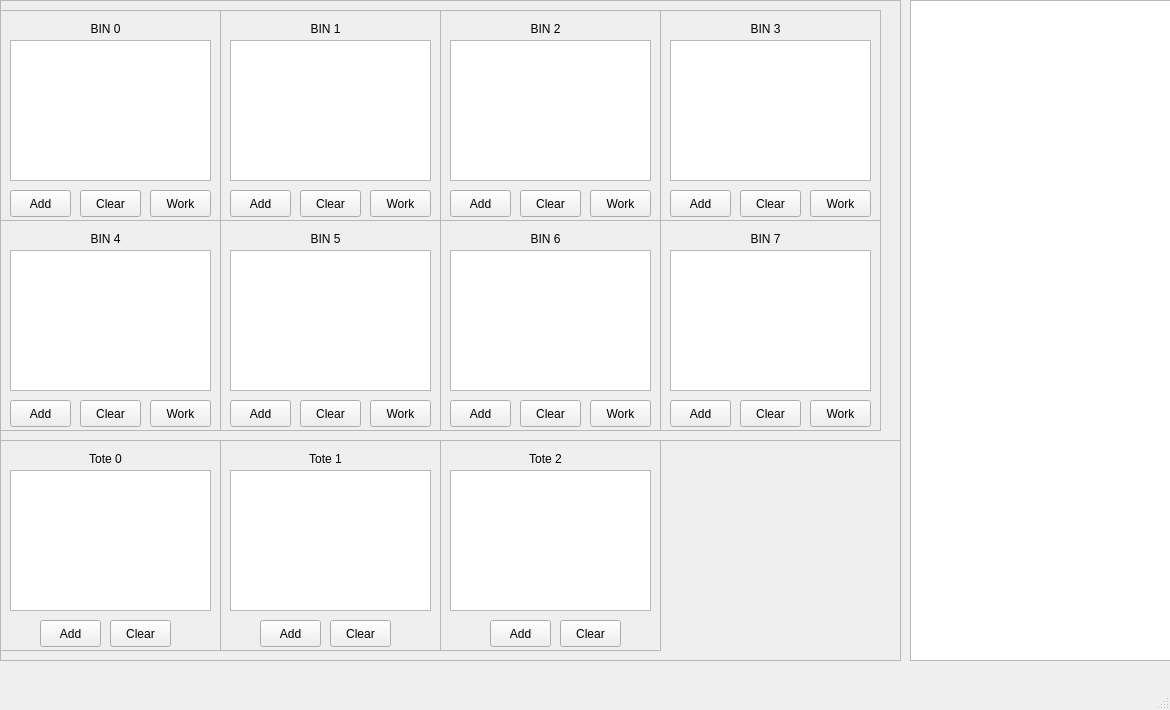
<?xml version="1.0" encoding="UTF-8"?>
<ui version="4.0">
 <class>MainWindow</class>
 <widget class="QMainWindow" name="MainWindow">
  <property name="geometry">
   <rect>
    <x>0</x>
    <y>0</y>
    <width>1170</width>
    <height>710</height>
   </rect>
  </property>
  <property name="windowTitle">
   <string>MainWindow</string>
  </property>
  <widget class="QWidget" name="centralWidget">
   <widget class="QListWidget" name="candidateList">
    <property name="geometry">
     <rect>
      <x>910</x>
      <y>0</y>
      <width>261</width>
      <height>661</height>
     </rect>
    </property>
    <property name="selectionMode">
     <enum>QAbstractItemView::ExtendedSelection</enum>
    </property>
   </widget>
   <widget class="QFrame" name="frame">
    <property name="geometry">
     <rect>
      <x>0</x>
      <y>0</y>
      <width>901</width>
      <height>441</height>
     </rect>
    </property>
    <property name="frameShape">
     <enum>QFrame::StyledPanel</enum>
    </property>
    <property name="frameShadow">
     <enum>QFrame::Raised</enum>
    </property>
    <widget class="QFrame" name="frame_2">
     <property name="geometry">
      <rect>
       <x>0</x>
       <y>10</y>
       <width>221</width>
       <height>211</height>
      </rect>
     </property>
     <property name="frameShape">
      <enum>QFrame::StyledPanel</enum>
     </property>
     <property name="frameShadow">
      <enum>QFrame::Raised</enum>
     </property>
     <widget class="QLabel" name="label">
      <property name="geometry">
       <rect>
        <x>60</x>
        <y>10</y>
        <width>91</width>
        <height>17</height>
       </rect>
      </property>
      <property name="text">
       <string>BIN 0</string>
      </property>
      <property name="alignment">
       <set>Qt::AlignCenter</set>
      </property>
     </widget>
     <widget class="QListWidget" name="binList0">
      <property name="geometry">
       <rect>
        <x>10</x>
        <y>30</y>
        <width>201</width>
        <height>141</height>
       </rect>
      </property>
      <property name="selectionMode">
       <enum>QAbstractItemView::MultiSelection</enum>
      </property>
     </widget>
     <widget class="QPushButton" name="binWork0">
      <property name="geometry">
       <rect>
        <x>150</x>
        <y>180</y>
        <width>61</width>
        <height>27</height>
       </rect>
      </property>
      <property name="text">
       <string>Work</string>
      </property>
     </widget>
     <widget class="QPushButton" name="binAdd0">
      <property name="geometry">
       <rect>
        <x>10</x>
        <y>180</y>
        <width>61</width>
        <height>27</height>
       </rect>
      </property>
      <property name="text">
       <string>Add</string>
      </property>
     </widget>
     <widget class="QPushButton" name="binClear0">
      <property name="geometry">
       <rect>
        <x>80</x>
        <y>180</y>
        <width>61</width>
        <height>27</height>
       </rect>
      </property>
      <property name="text">
       <string>Clear</string>
      </property>
     </widget>
    </widget>
    <widget class="QFrame" name="frame_3">
     <property name="geometry">
      <rect>
       <x>220</x>
       <y>10</y>
       <width>221</width>
       <height>211</height>
      </rect>
     </property>
     <property name="frameShape">
      <enum>QFrame::StyledPanel</enum>
     </property>
     <property name="frameShadow">
      <enum>QFrame::Raised</enum>
     </property>
     <widget class="QLabel" name="label_10">
      <property name="geometry">
       <rect>
        <x>60</x>
        <y>10</y>
        <width>91</width>
        <height>17</height>
       </rect>
      </property>
      <property name="text">
       <string>BIN 1</string>
      </property>
      <property name="alignment">
       <set>Qt::AlignCenter</set>
      </property>
     </widget>
     <widget class="QListWidget" name="binList1">
      <property name="geometry">
       <rect>
        <x>10</x>
        <y>30</y>
        <width>201</width>
        <height>141</height>
       </rect>
      </property>
      <property name="selectionMode">
       <enum>QAbstractItemView::MultiSelection</enum>
      </property>
     </widget>
     <widget class="QPushButton" name="binWork1">
      <property name="geometry">
       <rect>
        <x>150</x>
        <y>180</y>
        <width>61</width>
        <height>27</height>
       </rect>
      </property>
      <property name="text">
       <string>Work</string>
      </property>
     </widget>
     <widget class="QPushButton" name="binAdd1">
      <property name="geometry">
       <rect>
        <x>10</x>
        <y>180</y>
        <width>61</width>
        <height>27</height>
       </rect>
      </property>
      <property name="text">
       <string>Add</string>
      </property>
     </widget>
     <widget class="QPushButton" name="binClear1">
      <property name="geometry">
       <rect>
        <x>80</x>
        <y>180</y>
        <width>61</width>
        <height>27</height>
       </rect>
      </property>
      <property name="text">
       <string>Clear</string>
      </property>
     </widget>
    </widget>
    <widget class="QFrame" name="frame_7">
     <property name="geometry">
      <rect>
       <x>440</x>
       <y>10</y>
       <width>221</width>
       <height>211</height>
      </rect>
     </property>
     <property name="frameShape">
      <enum>QFrame::StyledPanel</enum>
     </property>
     <property name="frameShadow">
      <enum>QFrame::Raised</enum>
     </property>
     <widget class="QLabel" name="label_11">
      <property name="geometry">
       <rect>
        <x>60</x>
        <y>10</y>
        <width>91</width>
        <height>17</height>
       </rect>
      </property>
      <property name="text">
       <string>BIN 2</string>
      </property>
      <property name="alignment">
       <set>Qt::AlignCenter</set>
      </property>
     </widget>
     <widget class="QListWidget" name="binList2">
      <property name="geometry">
       <rect>
        <x>10</x>
        <y>30</y>
        <width>201</width>
        <height>141</height>
       </rect>
      </property>
      <property name="selectionMode">
       <enum>QAbstractItemView::MultiSelection</enum>
      </property>
     </widget>
     <widget class="QPushButton" name="binWork2">
      <property name="geometry">
       <rect>
        <x>150</x>
        <y>180</y>
        <width>61</width>
        <height>27</height>
       </rect>
      </property>
      <property name="text">
       <string>Work</string>
      </property>
     </widget>
     <widget class="QPushButton" name="binAdd2">
      <property name="geometry">
       <rect>
        <x>10</x>
        <y>180</y>
        <width>61</width>
        <height>27</height>
       </rect>
      </property>
      <property name="text">
       <string>Add</string>
      </property>
     </widget>
     <widget class="QPushButton" name="binClear2">
      <property name="geometry">
       <rect>
        <x>80</x>
        <y>180</y>
        <width>61</width>
        <height>27</height>
       </rect>
      </property>
      <property name="text">
       <string>Clear</string>
      </property>
     </widget>
    </widget>
    <widget class="QFrame" name="frame_8">
     <property name="geometry">
      <rect>
       <x>660</x>
       <y>10</y>
       <width>221</width>
       <height>211</height>
      </rect>
     </property>
     <property name="frameShape">
      <enum>QFrame::StyledPanel</enum>
     </property>
     <property name="frameShadow">
      <enum>QFrame::Raised</enum>
     </property>
     <widget class="QLabel" name="label_12">
      <property name="geometry">
       <rect>
        <x>60</x>
        <y>10</y>
        <width>91</width>
        <height>17</height>
       </rect>
      </property>
      <property name="text">
       <string>BIN 3</string>
      </property>
      <property name="alignment">
       <set>Qt::AlignCenter</set>
      </property>
     </widget>
     <widget class="QListWidget" name="binList3">
      <property name="geometry">
       <rect>
        <x>10</x>
        <y>30</y>
        <width>201</width>
        <height>141</height>
       </rect>
      </property>
      <property name="selectionMode">
       <enum>QAbstractItemView::MultiSelection</enum>
      </property>
     </widget>
     <widget class="QPushButton" name="binWork3">
      <property name="geometry">
       <rect>
        <x>150</x>
        <y>180</y>
        <width>61</width>
        <height>27</height>
       </rect>
      </property>
      <property name="text">
       <string>Work</string>
      </property>
     </widget>
     <widget class="QPushButton" name="binAdd3">
      <property name="geometry">
       <rect>
        <x>10</x>
        <y>180</y>
        <width>61</width>
        <height>27</height>
       </rect>
      </property>
      <property name="text">
       <string>Add</string>
      </property>
     </widget>
     <widget class="QPushButton" name="binClear3">
      <property name="geometry">
       <rect>
        <x>80</x>
        <y>180</y>
        <width>61</width>
        <height>27</height>
       </rect>
      </property>
      <property name="text">
       <string>Clear</string>
      </property>
     </widget>
    </widget>
    <widget class="QFrame" name="frame_9">
     <property name="geometry">
      <rect>
       <x>0</x>
       <y>220</y>
       <width>221</width>
       <height>211</height>
      </rect>
     </property>
     <property name="frameShape">
      <enum>QFrame::StyledPanel</enum>
     </property>
     <property name="frameShadow">
      <enum>QFrame::Raised</enum>
     </property>
     <widget class="QLabel" name="label_13">
      <property name="geometry">
       <rect>
        <x>60</x>
        <y>10</y>
        <width>91</width>
        <height>17</height>
       </rect>
      </property>
      <property name="text">
       <string>BIN 4</string>
      </property>
      <property name="alignment">
       <set>Qt::AlignCenter</set>
      </property>
     </widget>
     <widget class="QListWidget" name="binList4">
      <property name="geometry">
       <rect>
        <x>10</x>
        <y>30</y>
        <width>201</width>
        <height>141</height>
       </rect>
      </property>
      <property name="selectionMode">
       <enum>QAbstractItemView::MultiSelection</enum>
      </property>
     </widget>
     <widget class="QPushButton" name="binWork4">
      <property name="geometry">
       <rect>
        <x>150</x>
        <y>180</y>
        <width>61</width>
        <height>27</height>
       </rect>
      </property>
      <property name="text">
       <string>Work</string>
      </property>
     </widget>
     <widget class="QPushButton" name="binAdd4">
      <property name="geometry">
       <rect>
        <x>10</x>
        <y>180</y>
        <width>61</width>
        <height>27</height>
       </rect>
      </property>
      <property name="text">
       <string>Add</string>
      </property>
     </widget>
     <widget class="QPushButton" name="binClear4">
      <property name="geometry">
       <rect>
        <x>80</x>
        <y>180</y>
        <width>61</width>
        <height>27</height>
       </rect>
      </property>
      <property name="text">
       <string>Clear</string>
      </property>
     </widget>
    </widget>
    <widget class="QFrame" name="frame_10">
     <property name="geometry">
      <rect>
       <x>220</x>
       <y>220</y>
       <width>221</width>
       <height>211</height>
      </rect>
     </property>
     <property name="frameShape">
      <enum>QFrame::StyledPanel</enum>
     </property>
     <property name="frameShadow">
      <enum>QFrame::Raised</enum>
     </property>
     <widget class="QLabel" name="label_14">
      <property name="geometry">
       <rect>
        <x>60</x>
        <y>10</y>
        <width>91</width>
        <height>17</height>
       </rect>
      </property>
      <property name="text">
       <string>BIN 5</string>
      </property>
      <property name="alignment">
       <set>Qt::AlignCenter</set>
      </property>
     </widget>
     <widget class="QListWidget" name="binList5">
      <property name="geometry">
       <rect>
        <x>10</x>
        <y>30</y>
        <width>201</width>
        <height>141</height>
       </rect>
      </property>
      <property name="selectionMode">
       <enum>QAbstractItemView::MultiSelection</enum>
      </property>
     </widget>
     <widget class="QPushButton" name="binWork5">
      <property name="geometry">
       <rect>
        <x>150</x>
        <y>180</y>
        <width>61</width>
        <height>27</height>
       </rect>
      </property>
      <property name="text">
       <string>Work</string>
      </property>
     </widget>
     <widget class="QPushButton" name="binAdd5">
      <property name="geometry">
       <rect>
        <x>10</x>
        <y>180</y>
        <width>61</width>
        <height>27</height>
       </rect>
      </property>
      <property name="text">
       <string>Add</string>
      </property>
     </widget>
     <widget class="QPushButton" name="binClear5">
      <property name="geometry">
       <rect>
        <x>80</x>
        <y>180</y>
        <width>61</width>
        <height>27</height>
       </rect>
      </property>
      <property name="text">
       <string>Clear</string>
      </property>
     </widget>
    </widget>
    <widget class="QFrame" name="frame_11">
     <property name="geometry">
      <rect>
       <x>440</x>
       <y>220</y>
       <width>221</width>
       <height>211</height>
      </rect>
     </property>
     <property name="frameShape">
      <enum>QFrame::StyledPanel</enum>
     </property>
     <property name="frameShadow">
      <enum>QFrame::Raised</enum>
     </property>
     <widget class="QLabel" name="label_15">
      <property name="geometry">
       <rect>
        <x>60</x>
        <y>10</y>
        <width>91</width>
        <height>17</height>
       </rect>
      </property>
      <property name="text">
       <string>BIN 6</string>
      </property>
      <property name="alignment">
       <set>Qt::AlignCenter</set>
      </property>
     </widget>
     <widget class="QListWidget" name="binList6">
      <property name="geometry">
       <rect>
        <x>10</x>
        <y>30</y>
        <width>201</width>
        <height>141</height>
       </rect>
      </property>
      <property name="selectionMode">
       <enum>QAbstractItemView::MultiSelection</enum>
      </property>
     </widget>
     <widget class="QPushButton" name="binWork6">
      <property name="geometry">
       <rect>
        <x>150</x>
        <y>180</y>
        <width>61</width>
        <height>27</height>
       </rect>
      </property>
      <property name="text">
       <string>Work</string>
      </property>
     </widget>
     <widget class="QPushButton" name="binAdd6">
      <property name="geometry">
       <rect>
        <x>10</x>
        <y>180</y>
        <width>61</width>
        <height>27</height>
       </rect>
      </property>
      <property name="text">
       <string>Add</string>
      </property>
     </widget>
     <widget class="QPushButton" name="binClear6">
      <property name="geometry">
       <rect>
        <x>80</x>
        <y>180</y>
        <width>61</width>
        <height>27</height>
       </rect>
      </property>
      <property name="text">
       <string>Clear</string>
      </property>
     </widget>
    </widget>
    <widget class="QFrame" name="frame_12">
     <property name="geometry">
      <rect>
       <x>660</x>
       <y>220</y>
       <width>221</width>
       <height>211</height>
      </rect>
     </property>
     <property name="frameShape">
      <enum>QFrame::StyledPanel</enum>
     </property>
     <property name="frameShadow">
      <enum>QFrame::Raised</enum>
     </property>
     <widget class="QLabel" name="label_16">
      <property name="geometry">
       <rect>
        <x>60</x>
        <y>10</y>
        <width>91</width>
        <height>17</height>
       </rect>
      </property>
      <property name="text">
       <string>BIN 7</string>
      </property>
      <property name="alignment">
       <set>Qt::AlignCenter</set>
      </property>
     </widget>
     <widget class="QListWidget" name="binList7">
      <property name="geometry">
       <rect>
        <x>10</x>
        <y>30</y>
        <width>201</width>
        <height>141</height>
       </rect>
      </property>
      <property name="selectionMode">
       <enum>QAbstractItemView::MultiSelection</enum>
      </property>
     </widget>
     <widget class="QPushButton" name="binWork7">
      <property name="geometry">
       <rect>
        <x>150</x>
        <y>180</y>
        <width>61</width>
        <height>27</height>
       </rect>
      </property>
      <property name="text">
       <string>Work</string>
      </property>
     </widget>
     <widget class="QPushButton" name="binAdd7">
      <property name="geometry">
       <rect>
        <x>10</x>
        <y>180</y>
        <width>61</width>
        <height>27</height>
       </rect>
      </property>
      <property name="text">
       <string>Add</string>
      </property>
     </widget>
     <widget class="QPushButton" name="binClear7">
      <property name="geometry">
       <rect>
        <x>80</x>
        <y>180</y>
        <width>61</width>
        <height>27</height>
       </rect>
      </property>
      <property name="text">
       <string>Clear</string>
      </property>
     </widget>
    </widget>
   </widget>
   <widget class="QFrame" name="frame_13">
    <property name="geometry">
     <rect>
      <x>0</x>
      <y>440</y>
      <width>901</width>
      <height>221</height>
     </rect>
    </property>
    <property name="frameShape">
     <enum>QFrame::StyledPanel</enum>
    </property>
    <property name="frameShadow">
     <enum>QFrame::Raised</enum>
    </property>
    <widget class="QFrame" name="frame_14">
     <property name="geometry">
      <rect>
       <x>0</x>
       <y>0</y>
       <width>221</width>
       <height>211</height>
      </rect>
     </property>
     <property name="frameShape">
      <enum>QFrame::StyledPanel</enum>
     </property>
     <property name="frameShadow">
      <enum>QFrame::Raised</enum>
     </property>
     <widget class="QLabel" name="label_17">
      <property name="geometry">
       <rect>
        <x>60</x>
        <y>10</y>
        <width>91</width>
        <height>17</height>
       </rect>
      </property>
      <property name="text">
       <string>Tote 0</string>
      </property>
      <property name="alignment">
       <set>Qt::AlignCenter</set>
      </property>
     </widget>
     <widget class="QListWidget" name="binList8">
      <property name="geometry">
       <rect>
        <x>10</x>
        <y>30</y>
        <width>201</width>
        <height>141</height>
       </rect>
      </property>
      <property name="selectionMode">
       <enum>QAbstractItemView::MultiSelection</enum>
      </property>
     </widget>
     <widget class="QPushButton" name="binAdd8">
      <property name="geometry">
       <rect>
        <x>40</x>
        <y>180</y>
        <width>61</width>
        <height>27</height>
       </rect>
      </property>
      <property name="text">
       <string>Add</string>
      </property>
     </widget>
     <widget class="QPushButton" name="binClear8">
      <property name="geometry">
       <rect>
        <x>110</x>
        <y>180</y>
        <width>61</width>
        <height>27</height>
       </rect>
      </property>
      <property name="text">
       <string>Clear</string>
      </property>
     </widget>
    </widget>
    <widget class="QFrame" name="frame_15">
     <property name="geometry">
      <rect>
       <x>220</x>
       <y>0</y>
       <width>221</width>
       <height>211</height>
      </rect>
     </property>
     <property name="frameShape">
      <enum>QFrame::StyledPanel</enum>
     </property>
     <property name="frameShadow">
      <enum>QFrame::Raised</enum>
     </property>
     <widget class="QLabel" name="label_18">
      <property name="geometry">
       <rect>
        <x>60</x>
        <y>10</y>
        <width>91</width>
        <height>17</height>
       </rect>
      </property>
      <property name="text">
       <string>Tote 1</string>
      </property>
      <property name="alignment">
       <set>Qt::AlignCenter</set>
      </property>
     </widget>
     <widget class="QListWidget" name="binList9">
      <property name="geometry">
       <rect>
        <x>10</x>
        <y>30</y>
        <width>201</width>
        <height>141</height>
       </rect>
      </property>
      <property name="selectionMode">
       <enum>QAbstractItemView::MultiSelection</enum>
      </property>
     </widget>
     <widget class="QPushButton" name="binAdd9">
      <property name="geometry">
       <rect>
        <x>40</x>
        <y>180</y>
        <width>61</width>
        <height>27</height>
       </rect>
      </property>
      <property name="text">
       <string>Add</string>
      </property>
     </widget>
     <widget class="QPushButton" name="binClear9">
      <property name="geometry">
       <rect>
        <x>110</x>
        <y>180</y>
        <width>61</width>
        <height>27</height>
       </rect>
      </property>
      <property name="text">
       <string>Clear</string>
      </property>
     </widget>
    </widget>
    <widget class="QFrame" name="frame_16">
     <property name="geometry">
      <rect>
       <x>440</x>
       <y>0</y>
       <width>221</width>
       <height>211</height>
      </rect>
     </property>
     <property name="frameShape">
      <enum>QFrame::StyledPanel</enum>
     </property>
     <property name="frameShadow">
      <enum>QFrame::Raised</enum>
     </property>
     <widget class="QLabel" name="label_19">
      <property name="geometry">
       <rect>
        <x>60</x>
        <y>10</y>
        <width>91</width>
        <height>17</height>
       </rect>
      </property>
      <property name="text">
       <string>Tote 2</string>
      </property>
      <property name="alignment">
       <set>Qt::AlignCenter</set>
      </property>
     </widget>
     <widget class="QListWidget" name="binList10">
      <property name="geometry">
       <rect>
        <x>10</x>
        <y>30</y>
        <width>201</width>
        <height>141</height>
       </rect>
      </property>
      <property name="selectionMode">
       <enum>QAbstractItemView::MultiSelection</enum>
      </property>
     </widget>
     <widget class="QPushButton" name="binAdd10">
      <property name="geometry">
       <rect>
        <x>50</x>
        <y>180</y>
        <width>61</width>
        <height>27</height>
       </rect>
      </property>
      <property name="text">
       <string>Add</string>
      </property>
     </widget>
     <widget class="QPushButton" name="binClear10">
      <property name="geometry">
       <rect>
        <x>120</x>
        <y>180</y>
        <width>61</width>
        <height>27</height>
       </rect>
      </property>
      <property name="text">
       <string>Clear</string>
      </property>
     </widget>
    </widget>
   </widget>
  </widget>
  <widget class="QStatusBar" name="statusBar"/>
  <widget class="QMenuBar" name="menuBar">
   <property name="geometry">
    <rect>
     <x>0</x>
     <y>0</y>
     <width>1170</width>
     <height>25</height>
    </rect>
   </property>
  </widget>
 </widget>
 <layoutdefault spacing="6" margin="11"/>
 <resources/>
 <connections/>
</ui>
